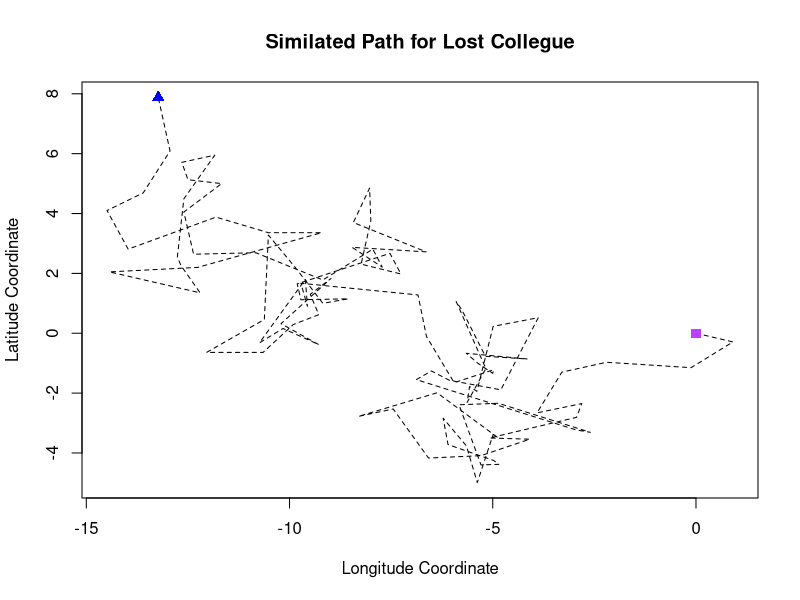
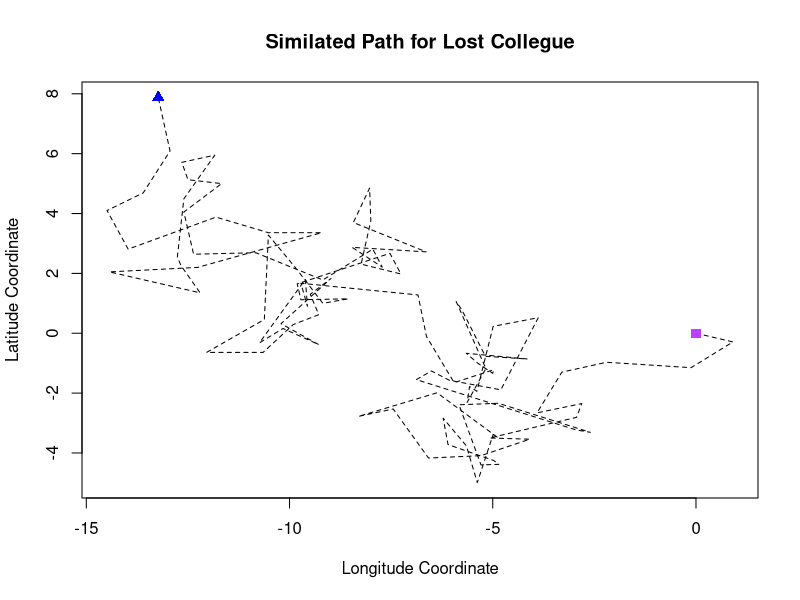
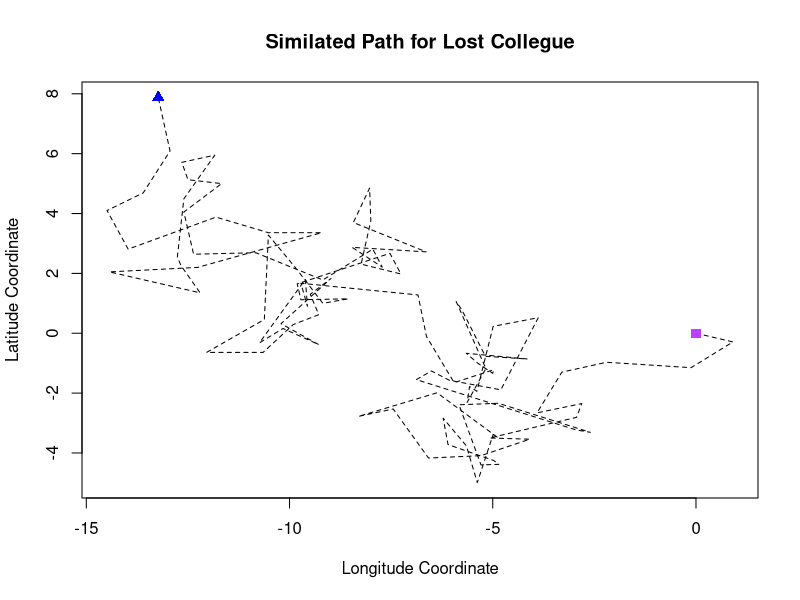
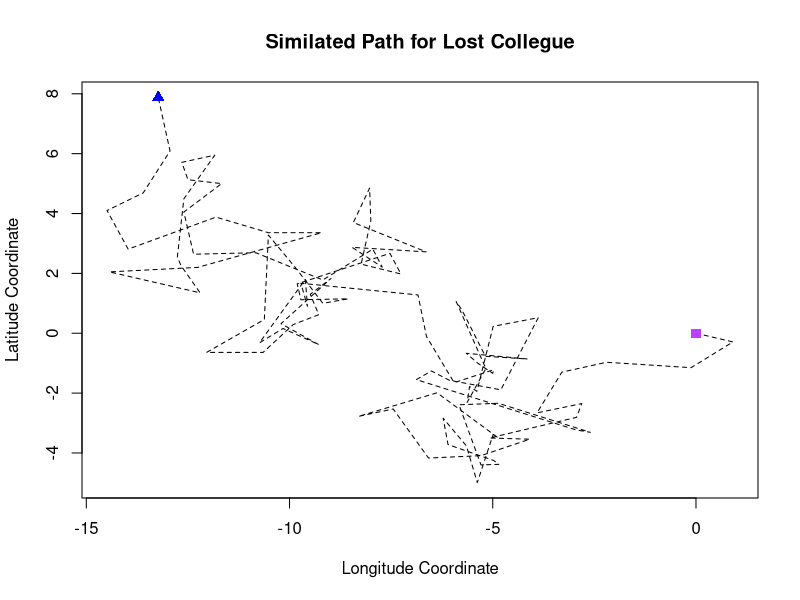
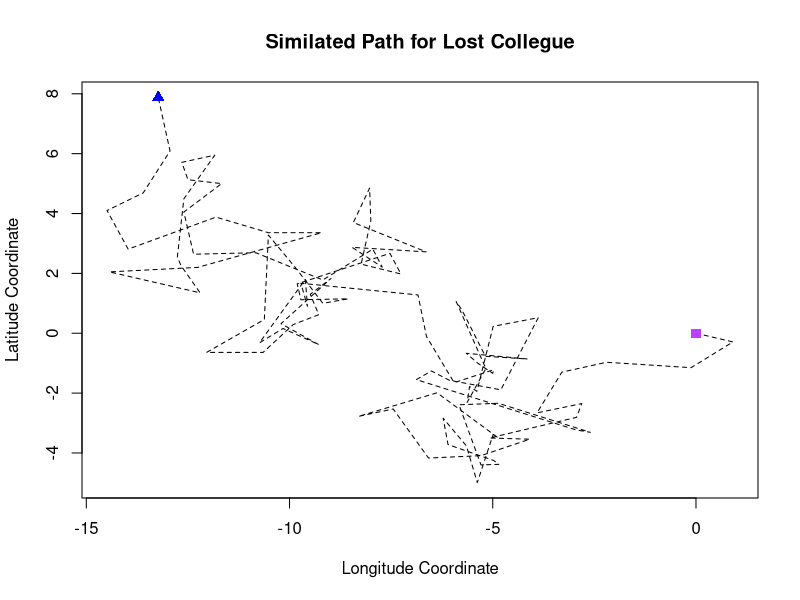
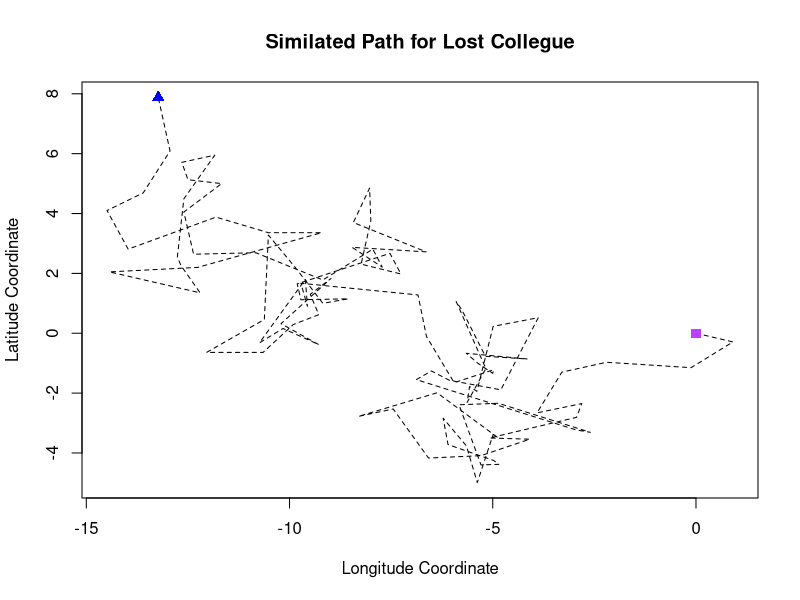
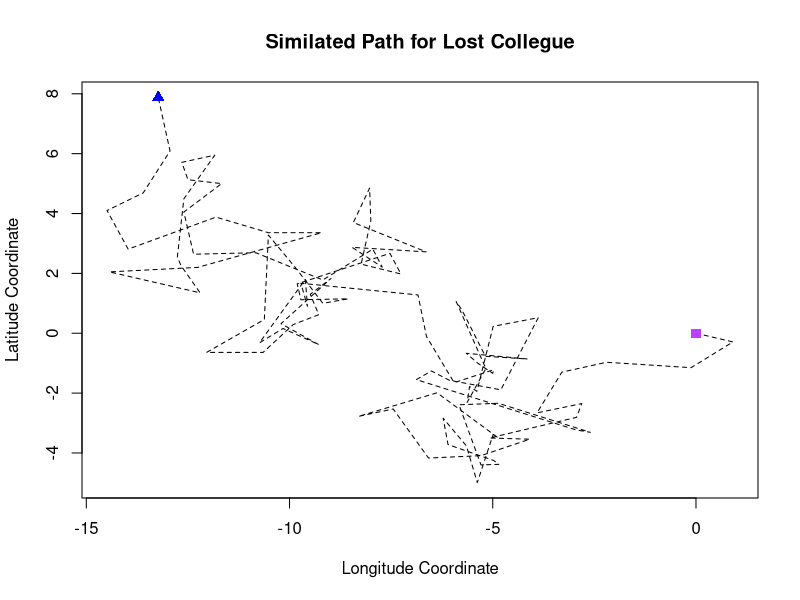
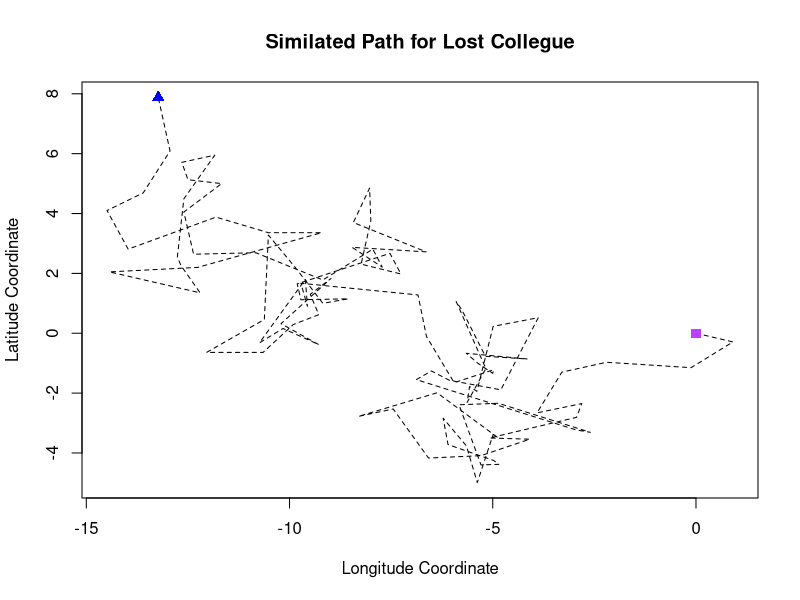

Here is the R script that generated these plots, in order:
# get_abundance_matrix <-function(filepath = "species_list.csv", number_of_sites){
#   species_data <- read.csv("species_list.csv", header = TRUE, as.is = TRUE )
#   return(species_data)
# }
# print(species_data)


Desert.Walk.Sim <- function(num.its, TI){
  Time <- trunc(seq((0), to=(num.its*TI), by=((num.its*TI)/(num.its))))     #this works 0 to 500-->if you need to ajust to 5:500 5=TI
  xcor <- round(rnorm(num.its), digits = 2)                                 #generates 100 random numbers along a normal distribution
  xcor <- c(0, xcor)                                                        #added a zero here to make an origin
  ycor <- round(rnorm(num.its), digits = 2)                                 #generates 100 random numbers along a normal distribution
  ycor <- c(0, ycor)                                                        #again origin
  coor.bytime <<- cbind(Time,xcor,ycor)                                     #generate a matrix HINT the <<- instead of <- saves it to the global environment 
  sum.xcor <- cumsum(xcor)
  sum.ycor <- cumsum(ycor)
  for (i in Time) {
    Last.sumxcor <- lastnumber<-tail((sum.xcor), n=1)
    Last.sumycor <- lastnumber<-tail((sum.ycor), n=1)
    DistancePlot <- plot(sum.xcor,sum.ycor, type = "l", lty=2, 
                         xlab = "Longitude Coordinate",
                         ylab = "Latitude Coordinate",
                         main = "Similated Path for Lost Collegue")
    points(0,0, col="darkorchid1", pch=15, cex=1.25)                      #points is awesome...it adds them after the fact.
    points(Last.sumxcor, Last.sumycor, col="blue", pch=17, cex=1.25)
  }
} 


Desert.Walk.Sim(100,5)
